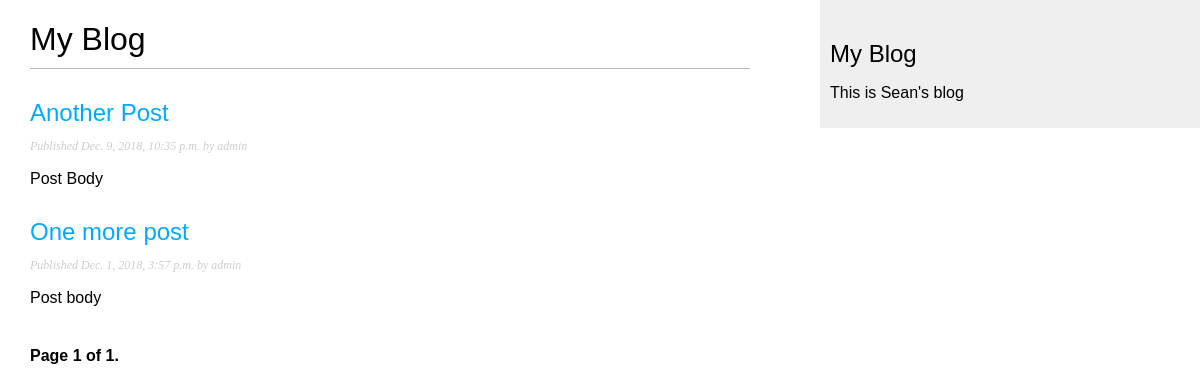
The page /blog/ on the database as committed earlier.
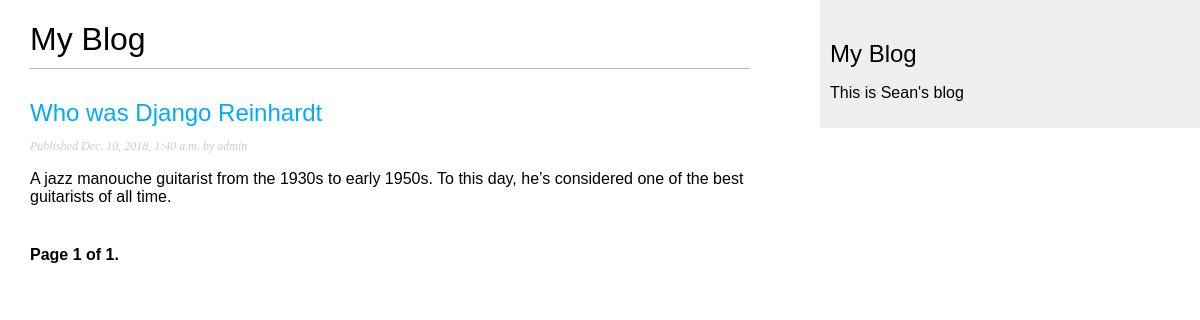
The same page on the database as committed later.
### blog/models.py (models this page shows, shortened)
class Post(models.Model):
    STATUS_CHOICES = (
        ('draft', 'Draft'),
        ('published', 'Published'),
    )
    title = models.CharField(max_length=250)
    slug = models.SlugField(max_length=250,
                            unique_for_date='publish')
    author = models.ForeignKey(User,
                               on_delete=models.CASCADE,
                               related_name='blog_posts')
    body = models.TextField()
    publish = models.DateTimeField(default=timezone.now)
    created = models.DateTimeField(auto_now_add=True)
    updated = models.DateTimeField(auto_now=True)
    status = models.CharField(max_length=10,
                              choices=STATUS_CHOICES,
                              default='draft')
    objects = models.Manager() # The default manager.
    published = PublishedManager() # Our custom manager.
    class Meta:
        ordering = ('-publish',)
    def get_absolute_url(self):
        return reverse('blog:post_detail',
                       args=[self.publish.year,
                             self.publish.month,
                             self.publish.day,
                             self.slug])

### blog/views.py (the view)
# urls.py: path('', views.PostListView.as_view(), name='post_list'),
class PostListView(ListView):
    queryset = Post.published.all()
    context_object_name = 'posts'
    paginate_by = 3
    template_name = 'blog/post/list.html'

### blog/templates/blog/post/list.html (shortened to what this page needs)
{% extends "blog/base.html" %}
{% block content %}
    <h1>My Blog</h1>
    {% for post in posts %}
      <h2>
        <a href="{{ post.get_absolute_url }}">
            {{post.title}}
        </a>
      </h2>
      <p class="date">
        Published {{ post.publish }} by {{post.author}}
      </p>
      {{ post.body | truncatewords:30 | linebreaks}}
    {% endfor %}
    {% include "pagination.html" with page=page_obj %}
{% endblock %}

### blog/templates/blog/base.html (shortened to what this page needs)
{% load static %}
<!DOCTYPE html>
<html>
    <head>
        <link href="{% static "css/blog.css" %}" rel="stylesheet" >
    </head>
    <body>
        <div id="content">
            {% block content %}
            {% endblock %}
        </div>
        <div id="sidebar">
            <h2>My Blog</h2>
            <p>This is Sean's blog</p>
        </div>
    </body>
</html>

### blog/templates/pagination.html (shortened to what this page needs)
<div class="pagination">
    <span class="step-links">
        <span class="current">
            Page {{ page.number }} of {{ page.paginator.num_pages}}.
        </span>
    </span>
</div>

### blog/static/css/blog.css (style rules this page uses)
body { margin:0; padding:0; font-family:helvetica, sans-serif; }
a { color:#00abff; text-decoration:none; }
h1 { font-weight:normal; border-bottom:1px solid #bbb; padding:0 0 10px 0; }
h2 { font-weight:normal; margin:30px 0 0; }
#content { float:left; width:60%; padding:0 0 0 30px; }
#sidebar { float:right; width:30%; padding:10px; background:#efefef; height:100%; }
p.date { color:#ccc; font-family: georgia, serif; font-size: 12px; font-style: italic; }
.pagination { margin:40px 0; font-weight:bold; }

Rows that differ between the two databases and show on the page:
no longer on this page (row edited): Post: title "Another Post", publish "Dec. 9, 2018, 10:35 p.m.", author "admin", body "Post Body"
no longer on this page (row edited): Post: title "One more post", publish "Dec. 1, 2018, 3:57 p.m.", author "admin", body "Post body"
added Post: title "Who was Django Reinhardt", publish "Dec. 10, 2018, 1:40 a.m.", author "admin", body "A jazz manouche guitarist from the 1930s to early 1950s. To this day, he’s considered one of the best guitarists of all time."
